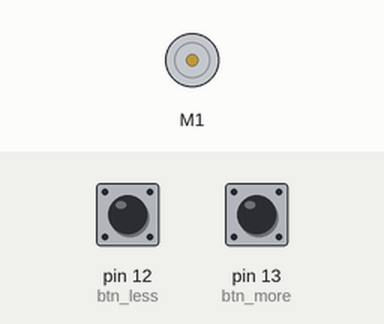
Simulated run of this sketch. Board: Arduino Uno, built with avr-gcc and run on an emulated ATmega328P. On the bench: DC motor (green arrow = forward, orange = backward, longer = faster). The inputs (shaded band) are chosen by the test bench; at power-on: pin 12 (btn_less) LOW, pin 13 (btn_more) LOW. What the sketch prints to the serial monitor is not drawn.

Above: at 1.2 s.
1.3 s: pin 12 (btn_less) pulled HIGH for 0.15 s
At 2.6 s:
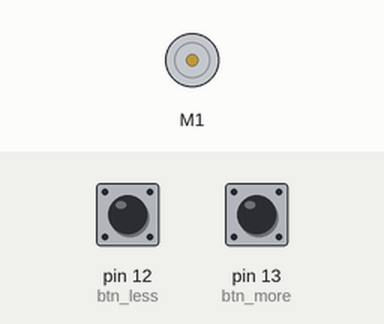
2.9 s: pin 13 (btn_more) pulled HIGH for 0.15 s
At 3.9 s:
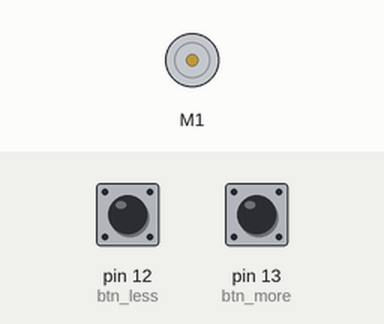
4.5 s: pin 12 (btn_less) driven HIGH and pin 13 (btn_more) driven HIGH
At 5.9 s:
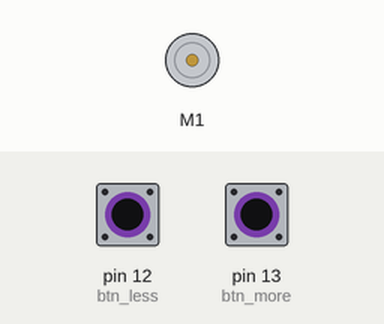
Timing chart, 0 to 7.5 s (numbered marks = the images above; inputs shaded):
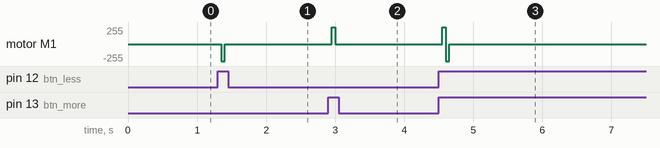

Measured:
- after the input at 1.3 s, motor M1: stopped → backward 255/255 after 0.05 s, → stopped 0.05 s later
- after the input at 2.9 s, motor M1: stopped → forward 255/255 after 0.05 s, → stopped 0.05 s later
- after the input at 4.5 s, motor M1: stopped → forward 255/255 after 0.05 s, → backward 255/255 0.05 s later, → stopped 0.05 s later

The sketch:

dc_banco_3.ino
```cpp
#include <DualMC33926MotorShield.h>

DualMC33926MotorShield md;


//pinout
const int btn_more = 13;
const int btn_less = 12;

int buttonMoreState;             // the current reading from the input pin
int lastButtonMoreState = LOW;   // the previous reading from the input pin

unsigned long lastDebounceMoreTime = 0;  // the last time the output pin was toggled
unsigned long debounceMoreDelay = 50;    // the debounce time; increase if the output flickers

int buttonLessState;             // the current reading from the input pin
int lastButtonLessState = LOW;   // the previous reading from the input pin

unsigned long lastDebounceLessTime = 0;  // the last time the output pin was toggled
unsigned long debounceLessDelay = 50;    // the debounce time; increase if the output flickers
void setup() {
  // Sets the two pins as Outputs
  pinMode(btn_more, INPUT);
  pinMode(btn_less, INPUT);
  md.init();
  Serial.begin(115200);          //  setup serial
}
void loop() {
  //pressione bottone più
  int readingMore = digitalRead(btn_more);
  if (readingMore != lastButtonMoreState) {
    lastDebounceMoreTime = millis();
  }
  if ((millis() - lastDebounceMoreTime) > debounceMoreDelay) {
    if (readingMore != buttonMoreState) {
      buttonMoreState = readingMore;
      if (buttonMoreState == HIGH) {
        md.setM1Speed(400);
        delay(50);
        md.setM1Speed(0);
        Serial.print("+ gas");
      }
    }
  }

  lastButtonMoreState = readingMore;

  //pressione bottone meno
  int readingLess = digitalRead(btn_less);
  if (readingLess != lastButtonLessState) {
    lastDebounceLessTime = millis();
  }
  if ((millis() - lastDebounceLessTime) > debounceLessDelay) {
    if (readingLess != buttonLessState) {
      buttonLessState = readingLess;
      if (buttonLessState == HIGH) {
        md.setM1Speed(-400);
        delay(50);
        md.setM1Speed(0);
        Serial.print("- gas");
      }
    }
  }

  lastButtonLessState = readingLess;


}
//  tastiera = Serial.read();
//  Serial.flush();
//  while (tastiera == '+') {
//    md.setM1Speed(400);
//    delay(50);
//    md.setM1Speed(0);
//    Serial.print("+ gas");
//    tastiera = 0;
//  }
//  while (tastiera == '-') {
//    md.setM1Speed(-400);
//    delay(50);
//    md.setM1Speed(0);
//    Serial.print("- gas");
//    tastiera = 0;
//  }
//}
```
